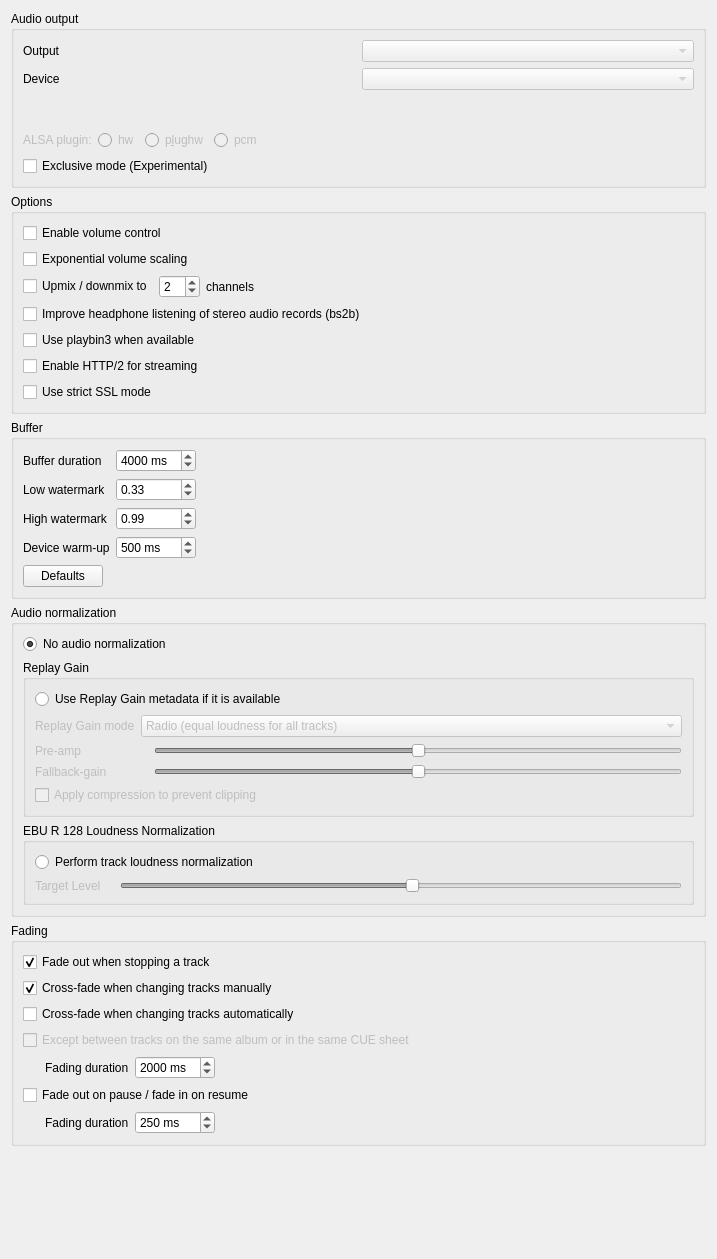
<?xml version="1.0" encoding="UTF-8"?>
<ui version="4.0">
 <class>BackendSettingsPage</class>
 <widget class="QWidget" name="BackendSettingsPage">
  <property name="geometry">
   <rect>
    <x>0</x>
    <y>0</y>
    <width>717</width>
    <height>1259</height>
   </rect>
  </property>
  <property name="windowTitle">
   <string>Backend</string>
  </property>
  <layout class="QVBoxLayout" name="layout_backendsettingspage">
   <item>
    <widget class="QGroupBox" name="groupbox_audio_output">
     <property name="title">
      <string>Audio output</string>
     </property>
     <layout class="QVBoxLayout" name="layout_audio_output">
      <item>
       <layout class="QGridLayout" name="layout_engine_output_device">
        <item row="2" column="0">
         <widget class="QLabel" name="label_output">
          <property name="text">
           <string>Output</string>
          </property>
         </widget>
        </item>
        <item row="3" column="1">
         <widget class="QComboBox" name="combobox_device">
          <property name="enabled">
           <bool>false</bool>
          </property>
          <property name="currentText">
           <string notr="true"/>
          </property>
         </widget>
        </item>
        <item row="3" column="0">
         <widget class="QLabel" name="label_device">
          <property name="text">
           <string>Device</string>
          </property>
         </widget>
        </item>
        <item row="4" column="1">
         <widget class="LineEdit" name="lineedit_device" native="true">
          <property name="enabled">
           <bool>true</bool>
          </property>
          <property name="minimumSize">
           <size>
            <width>0</width>
            <height>28</height>
           </size>
          </property>
          <property name="hint" stdset="0">
           <string/>
          </property>
         </widget>
        </item>
        <item row="2" column="1">
         <widget class="QComboBox" name="combobox_output">
          <property name="enabled">
           <bool>false</bool>
          </property>
          <property name="currentText">
           <string notr="true"/>
          </property>
         </widget>
        </item>
       </layout>
      </item>
      <item>
       <widget class="QWidget" name="widget_alsa_plugin" native="true">
        <property name="enabled">
         <bool>false</bool>
        </property>
        <layout class="QHBoxLayout" name="layout_alsa_plugin">
         <property name="leftMargin">
          <number>0</number>
         </property>
         <property name="topMargin">
          <number>0</number>
         </property>
         <property name="rightMargin">
          <number>0</number>
         </property>
         <property name="bottomMargin">
          <number>0</number>
         </property>
         <item>
          <widget class="QLabel" name="label_alsaplugin">
           <property name="text">
            <string>ALSA plugin:</string>
           </property>
          </widget>
         </item>
         <item>
          <widget class="QRadioButton" name="radiobutton_alsa_hw">
           <property name="enabled">
            <bool>false</bool>
           </property>
           <property name="text">
            <string>hw</string>
           </property>
          </widget>
         </item>
         <item>
          <widget class="QRadioButton" name="radiobutton_alsa_plughw">
           <property name="enabled">
            <bool>false</bool>
           </property>
           <property name="text">
            <string>p&amp;lughw</string>
           </property>
          </widget>
         </item>
         <item>
          <widget class="QRadioButton" name="radiobutton_alsa_pcm">
           <property name="enabled">
            <bool>false</bool>
           </property>
           <property name="text">
            <string>pcm</string>
           </property>
          </widget>
         </item>
         <item>
          <spacer name="spacer_alsaplugin">
           <property name="orientation">
            <enum>Qt::Horizontal</enum>
           </property>
           <property name="sizeHint" stdset="0">
            <size>
             <width>0</width>
             <height>0</height>
            </size>
           </property>
          </spacer>
         </item>
        </layout>
       </widget>
      </item>
      <item>
       <widget class="QWidget" name="widget_exclusive_mode" native="true">
        <layout class="QHBoxLayout" name="layout_exclusive_mode">
         <property name="spacing">
          <number>0</number>
         </property>
         <property name="leftMargin">
          <number>0</number>
         </property>
         <property name="topMargin">
          <number>0</number>
         </property>
         <property name="rightMargin">
          <number>0</number>
         </property>
         <property name="bottomMargin">
          <number>0</number>
         </property>
         <item>
          <widget class="QCheckBox" name="checkbox_exclusive_mode">
           <property name="text">
            <string>Exclusive mode (Experimental)</string>
           </property>
          </widget>
         </item>
         <item>
          <spacer name="spacer_exclusive_mode">
           <property name="orientation">
            <enum>Qt::Horizontal</enum>
           </property>
           <property name="sizeHint" stdset="0">
            <size>
             <width>40</width>
             <height>20</height>
            </size>
           </property>
          </spacer>
         </item>
        </layout>
       </widget>
      </item>
     </layout>
    </widget>
   </item>
   <item>
    <widget class="QGroupBox" name="groupbox_options">
     <property name="title">
      <string>Options</string>
     </property>
     <layout class="QVBoxLayout" name="verticalLayout_2">
      <item>
       <widget class="QCheckBox" name="checkbox_volume_control">
        <property name="text">
         <string>Enable volume control</string>
        </property>
       </widget>
      </item>
      <item>
       <widget class="QCheckBox" name="checkbox_volume_exponential">
        <property name="toolTip">
         <string>Map the volume slider to a decibel scale so that perceived loudness changes evenly. Each 1% step equals 0.5 dB, 100% is 0 dB and 0% is silence.</string>
        </property>
        <property name="text">
         <string>Exponential volume scaling</string>
        </property>
       </widget>
      </item>
      <item>
       <widget class="QWidget" name="widget_channels_enabled" native="true">
        <layout class="QHBoxLayout" name="horizontalLayout">
         <property name="leftMargin">
          <number>0</number>
         </property>
         <property name="topMargin">
          <number>0</number>
         </property>
         <property name="rightMargin">
          <number>0</number>
         </property>
         <property name="bottomMargin">
          <number>0</number>
         </property>
         <item>
          <widget class="QCheckBox" name="checkbox_channels">
           <property name="text">
            <string>Upmix / downmix to</string>
           </property>
          </widget>
         </item>
         <item>
          <widget class="QWidget" name="widget_channels" native="true">
           <layout class="QHBoxLayout" name="horizontalLayout_3">
            <property name="leftMargin">
             <number>0</number>
            </property>
            <property name="topMargin">
             <number>0</number>
            </property>
            <property name="rightMargin">
             <number>0</number>
            </property>
            <property name="bottomMargin">
             <number>0</number>
            </property>
            <item>
             <widget class="QSpinBox" name="spinbox_channels">
              <property name="minimum">
               <number>1</number>
              </property>
              <property name="maximum">
               <number>20</number>
              </property>
              <property name="value">
               <number>2</number>
              </property>
             </widget>
            </item>
            <item>
             <widget class="QLabel" name="label_channels">
              <property name="text">
               <string>channels</string>
              </property>
             </widget>
            </item>
           </layout>
          </widget>
         </item>
         <item>
          <spacer name="spacer_channels">
           <property name="orientation">
            <enum>Qt::Horizontal</enum>
           </property>
           <property name="sizeHint" stdset="0">
            <size>
             <width>40</width>
             <height>20</height>
            </size>
           </property>
          </spacer>
         </item>
        </layout>
       </widget>
      </item>
      <item>
       <widget class="QCheckBox" name="checkbox_bs2b">
        <property name="text">
         <string>Improve headphone listening of stereo audio records (bs2b)</string>
        </property>
       </widget>
      </item>
      <item>
       <widget class="QCheckBox" name="checkbox_playbin3">
        <property name="text">
         <string>Use playbin3 when available</string>
        </property>
       </widget>
      </item>
      <item>
       <widget class="QCheckBox" name="checkbox_http2">
        <property name="toolTip">
         <string>You need to restart NASAQ for this setting to take affect</string>
        </property>
        <property name="text">
         <string>Enable HTTP/2 for streaming</string>
        </property>
       </widget>
      </item>
      <item>
       <widget class="QCheckBox" name="checkbox_strict_ssl">
        <property name="text">
         <string>Use strict SSL mode</string>
        </property>
       </widget>
      </item>
     </layout>
    </widget>
   </item>
   <item>
    <widget class="QGroupBox" name="groupbox_buffer">
     <property name="title">
      <string>Buffer</string>
     </property>
     <layout class="QVBoxLayout" name="verticalLayout">
      <item>
       <layout class="QGridLayout" name="layout_buffer">
        <item row="0" column="1">
         <widget class="QSpinBox" name="spinbox_bufferduration">
          <property name="suffix">
           <string> ms</string>
          </property>
          <property name="maximum">
           <number>60000</number>
          </property>
          <property name="singleStep">
           <number>100</number>
          </property>
          <property name="value">
           <number>4000</number>
          </property>
         </widget>
        </item>
        <item row="2" column="1">
         <widget class="QDoubleSpinBox" name="spinbox_high_watermark">
          <property name="maximum">
           <double>1.000000000000000</double>
          </property>
          <property name="singleStep">
           <double>0.010000000000000</double>
          </property>
          <property name="value">
           <double>0.990000000000000</double>
          </property>
         </widget>
        </item>
        <item row="0" column="0">
         <widget class="QLabel" name="label_bufferduration">
          <property name="text">
           <string>Buffer duration</string>
          </property>
         </widget>
        </item>
        <item row="2" column="0">
         <widget class="QLabel" name="label_highwatermark">
          <property name="text">
           <string>High watermark</string>
          </property>
         </widget>
        </item>
        <item row="1" column="0">
         <widget class="QLabel" name="label_lowwatermark">
          <property name="text">
           <string>Low watermark</string>
          </property>
         </widget>
        </item>
        <item row="1" column="1">
         <widget class="QDoubleSpinBox" name="spinbox_low_watermark">
          <property name="maximum">
           <double>1.000000000000000</double>
          </property>
          <property name="singleStep">
           <double>0.010000000000000</double>
          </property>
          <property name="value">
           <double>0.330000000000000</double>
          </property>
         </widget>
        </item>
        <item row="2" column="2">
         <spacer name="spacer_buffer_3">
          <property name="orientation">
           <enum>Qt::Horizontal</enum>
          </property>
          <property name="sizeHint" stdset="0">
           <size>
            <width>40</width>
            <height>20</height>
           </size>
          </property>
         </spacer>
        </item>
        <item row="1" column="2">
         <spacer name="spacer_buffer_2">
          <property name="orientation">
           <enum>Qt::Horizontal</enum>
          </property>
          <property name="sizeHint" stdset="0">
           <size>
            <width>40</width>
            <height>20</height>
           </size>
          </property>
         </spacer>
        </item>
        <item row="0" column="2">
         <spacer name="spacer_buffer_1">
          <property name="orientation">
           <enum>Qt::Horizontal</enum>
          </property>
          <property name="sizeHint" stdset="0">
           <size>
            <width>40</width>
            <height>20</height>
           </size>
          </property>
         </spacer>
        </item>
        <item row="3" column="0">
         <widget class="QLabel" name="label_device_warmup">
          <property name="text">
           <string>Device warm-up</string>
          </property>
         </widget>
        </item>
        <item row="3" column="1">
         <widget class="QSpinBox" name="spinbox_device_warmup">
          <property name="toolTip">
           <string>Delay between opening the audio device and starting playback, to avoid the start of the track being cut off while the device (DAC) is still becoming ready.  Set to 0 to disable.</string>
          </property>
          <property name="suffix">
           <string> ms</string>
          </property>
          <property name="maximum">
           <number>5000</number>
          </property>
          <property name="singleStep">
           <number>50</number>
          </property>
          <property name="value">
           <number>500</number>
          </property>
         </widget>
        </item>
        <item row="3" column="2">
         <spacer name="spacer_buffer_4">
          <property name="orientation">
           <enum>Qt::Horizontal</enum>
          </property>
          <property name="sizeHint" stdset="0">
           <size>
            <width>40</width>
            <height>20</height>
           </size>
          </property>
         </spacer>
        </item>
       </layout>
      </item>
      <item>
       <layout class="QHBoxLayout" name="layout_buffer_defaults">
        <item>
         <widget class="QPushButton" name="button_buffer_defaults">
          <property name="text">
           <string>Defaults</string>
          </property>
         </widget>
        </item>
        <item>
         <spacer name="spacer_buffer_defaults">
          <property name="orientation">
           <enum>Qt::Horizontal</enum>
          </property>
          <property name="sizeHint" stdset="0">
           <size>
            <width>40</width>
            <height>20</height>
           </size>
          </property>
         </spacer>
        </item>
       </layout>
      </item>
     </layout>
    </widget>
   </item>
   <item>
    <widget class="QGroupBox" name="groupbox_audio_normalization">
     <property name="title">
      <string>Audio normalization</string>
     </property>
     <layout class="QVBoxLayout" name="verticalLayout_3">
      <item>
       <widget class="QRadioButton" name="radiobutton_no_audio_normalization">
        <property name="text">
         <string>No audio normalization</string>
        </property>
        <property name="checked">
         <bool>true</bool>
        </property>
        <attribute name="buttonGroup">
         <string notr="true">buttonGroup_audio_normalization</string>
        </attribute>
       </widget>
      </item>
      <item>
       <widget class="QGroupBox" name="groupbox_replaygain">
        <property name="enabled">
         <bool>true</bool>
        </property>
        <property name="title">
         <string>Replay Gain</string>
        </property>
        <layout class="QVBoxLayout" name="layout_replay_gain">
         <item>
          <widget class="QRadioButton" name="radiobutton_replaygain">
           <property name="enabled">
            <bool>true</bool>
           </property>
           <property name="text">
            <string>Use Replay Gain metadata if it is available</string>
           </property>
           <attribute name="buttonGroup">
            <string notr="true">buttonGroup_audio_normalization</string>
           </attribute>
          </widget>
         </item>
         <item>
          <widget class="QWidget" name="widget_replaygain" native="true">
           <property name="enabled">
            <bool>false</bool>
           </property>
           <layout class="QFormLayout" name="formLayout_4">
            <property name="leftMargin">
             <number>0</number>
            </property>
            <property name="topMargin">
             <number>0</number>
            </property>
            <property name="rightMargin">
             <number>0</number>
            </property>
            <property name="bottomMargin">
             <number>0</number>
            </property>
            <item row="0" column="0">
             <widget class="QLabel" name="label_regainmode">
              <property name="text">
               <string>Replay Gain mode</string>
              </property>
             </widget>
            </item>
            <item row="0" column="1">
             <widget class="QComboBox" name="combobox_replaygainmode">
              <item>
               <property name="text">
                <string>Radio (equal loudness for all tracks)</string>
               </property>
              </item>
              <item>
               <property name="text">
                <string>Album (ideal loudness for all tracks)</string>
               </property>
              </item>
             </widget>
            </item>
            <item row="1" column="0">
             <widget class="QLabel" name="label_preamp">
              <property name="text">
               <string>Pre-amp</string>
              </property>
             </widget>
            </item>
            <item row="1" column="1">
             <layout class="QHBoxLayout" name="layout_replayagainpreamp">
              <item>
               <widget class="QLabel" name="label_replaygainpreamp"/>
              </item>
              <item>
               <widget class="StickySlider" name="stickyslider_replaygainpreamp">
                <property name="maximum">
                 <number>1200</number>
                </property>
                <property name="value">
                 <number>600</number>
                </property>
                <property name="orientation">
                 <enum>Qt::Horizontal</enum>
                </property>
                <property name="sticky_center" stdset="0">
                 <number>600</number>
                </property>
               </widget>
              </item>
             </layout>
            </item>
            <item row="4" column="0" colspan="2">
             <widget class="QCheckBox" name="checkbox_replaygaincompression">
              <property name="text">
               <string>Apply compression to prevent clipping</string>
              </property>
             </widget>
            </item>
            <item row="2" column="1">
             <layout class="QHBoxLayout" name="layout_replaygainfallbackgain">
              <item>
               <widget class="QLabel" name="label_replaygainfallbackgain"/>
              </item>
              <item>
               <widget class="StickySlider" name="stickyslider_replaygainfallbackgain">
                <property name="minimum">
                 <number>0</number>
                </property>
                <property name="maximum">
                 <number>1200</number>
                </property>
                <property name="value">
                 <number>600</number>
                </property>
                <property name="orientation">
                 <enum>Qt::Horizontal</enum>
                </property>
                <property name="sticky_center" stdset="0">
                 <number>600</number>
                </property>
               </widget>
              </item>
             </layout>
            </item>
            <item row="2" column="0">
             <widget class="QLabel" name="label_fallbackgain">
              <property name="text">
               <string>Fallback-gain</string>
              </property>
             </widget>
            </item>
           </layout>
          </widget>
         </item>
        </layout>
       </widget>
      </item>
      <item>
       <widget class="QGroupBox" name="groupbox_ebur128">
        <property name="enabled">
         <bool>true</bool>
        </property>
        <property name="title">
         <string>EBU R 128 Loudness Normalization</string>
        </property>
        <layout class="QVBoxLayout" name="layout_ebur128">
         <item>
          <widget class="QRadioButton" name="radiobutton_ebur128_loudness_normalization">
           <property name="enabled">
            <bool>true</bool>
           </property>
           <property name="text">
            <string>Perform track loudness normalization</string>
           </property>
           <attribute name="buttonGroup">
            <string notr="true">buttonGroup_audio_normalization</string>
           </attribute>
          </widget>
         </item>
         <item>
          <widget class="QWidget" name="widget_ebur128" native="true">
           <property name="enabled">
            <bool>false</bool>
           </property>
           <layout class="QFormLayout" name="formLayout_ebur128">
            <property name="leftMargin">
             <number>0</number>
            </property>
            <property name="topMargin">
             <number>0</number>
            </property>
            <property name="rightMargin">
             <number>0</number>
            </property>
            <property name="bottomMargin">
             <number>0</number>
            </property>
            <item row="0" column="0">
             <widget class="QLabel" name="label_ebur128_target_level_label">
              <property name="text">
               <string>Target Level</string>
              </property>
             </widget>
            </item>
            <item row="0" column="1">
             <layout class="QHBoxLayout" name="layout_ebur128_target_level">
              <item>
               <widget class="QLabel" name="label_ebur128_target_level"/>
              </item>
              <item>
               <widget class="StickySlider" name="stickyslider_ebur128_target_level">
                <property name="minimum">
                 <number>-480</number>
                </property>
                <property name="maximum">
                 <number>0</number>
                </property>
                <property name="value">
                 <number>-230</number>
                </property>
                <property name="orientation">
                 <enum>Qt::Horizontal</enum>
                </property>
                <property name="sticky_center" stdset="0">
                 <number>-230</number>
                </property>
               </widget>
              </item>
             </layout>
            </item>
           </layout>
          </widget>
         </item>
        </layout>
       </widget>
      </item>
     </layout>
    </widget>
   </item>
   <item>
    <widget class="QGroupBox" name="groupbox_fading">
     <property name="title">
      <string>Fading</string>
     </property>
     <layout class="QVBoxLayout" name="layout_fading">
      <item>
       <widget class="QCheckBox" name="checkbox_fadeout_stop">
        <property name="text">
         <string>Fade out when stopping a track</string>
        </property>
        <property name="checked">
         <bool>true</bool>
        </property>
       </widget>
      </item>
      <item>
       <widget class="QCheckBox" name="checkbox_fadeout_cross">
        <property name="text">
         <string>Cross-fade when changing tracks manually</string>
        </property>
        <property name="checked">
         <bool>true</bool>
        </property>
       </widget>
      </item>
      <item>
       <widget class="QCheckBox" name="checkbox_fadeout_auto">
        <property name="text">
         <string>Cross-fade when changing tracks automatically</string>
        </property>
       </widget>
      </item>
      <item>
       <widget class="QCheckBox" name="checkbox_fadeout_samealbum">
        <property name="enabled">
         <bool>false</bool>
        </property>
        <property name="text">
         <string>Except between tracks on the same album or in the same CUE sheet</string>
        </property>
       </widget>
      </item>
      <item>
       <widget class="QWidget" name="widget_fading_options" native="true">
        <layout class="QHBoxLayout" name="horizontalLayout_2">
         <property name="leftMargin">
          <number>0</number>
         </property>
         <property name="topMargin">
          <number>0</number>
         </property>
         <property name="rightMargin">
          <number>0</number>
         </property>
         <property name="bottomMargin">
          <number>0</number>
         </property>
         <item>
          <widget class="QLabel" name="label_fadingduration_1">
           <property name="text">
            <string>Fading duration</string>
           </property>
           <property name="indent">
            <number>22</number>
           </property>
          </widget>
         </item>
         <item>
          <widget class="QSpinBox" name="spinbox_fadeduration">
           <property name="suffix">
            <string> ms</string>
           </property>
           <property name="maximum">
            <number>10000</number>
           </property>
           <property name="singleStep">
            <number>1000</number>
           </property>
           <property name="value">
            <number>2000</number>
           </property>
          </widget>
         </item>
         <item>
          <spacer name="spacer_fading_1">
           <property name="orientation">
            <enum>Qt::Horizontal</enum>
           </property>
           <property name="sizeHint" stdset="0">
            <size>
             <width>257</width>
             <height>20</height>
            </size>
           </property>
          </spacer>
         </item>
        </layout>
       </widget>
      </item>
      <item>
       <widget class="QCheckBox" name="checkbox_fadeout_pauseresume">
        <property name="text">
         <string>Fade out on pause / fade in on resume</string>
        </property>
       </widget>
      </item>
      <item>
       <layout class="QHBoxLayout" name="layout_fading_duration">
        <item>
         <widget class="QLabel" name="label_fading_duration_1">
          <property name="text">
           <string>Fading duration</string>
          </property>
          <property name="indent">
           <number>22</number>
          </property>
         </widget>
        </item>
        <item>
         <widget class="QSpinBox" name="spinbox_fadeduration_pauseresume">
          <property name="suffix">
           <string> ms</string>
          </property>
          <property name="maximum">
           <number>10000</number>
          </property>
          <property name="singleStep">
           <number>50</number>
          </property>
          <property name="value">
           <number>250</number>
          </property>
         </widget>
        </item>
        <item>
         <spacer name="spacer_fading_duration_1">
          <property name="orientation">
           <enum>Qt::Horizontal</enum>
          </property>
          <property name="sizeHint" stdset="0">
           <size>
            <width>40</width>
            <height>20</height>
           </size>
          </property>
         </spacer>
        </item>
       </layout>
      </item>
     </layout>
    </widget>
   </item>
   <item>
    <spacer name="spacer_bottom">
     <property name="orientation">
      <enum>Qt::Vertical</enum>
     </property>
     <property name="sizeHint" stdset="0">
      <size>
       <width>0</width>
       <height>0</height>
      </size>
     </property>
    </spacer>
   </item>
  </layout>
 </widget>
 <customwidgets>
  <customwidget>
   <class>StickySlider</class>
   <extends>QSlider</extends>
   <header>widgets/stickyslider.h</header>
  </customwidget>
  <customwidget>
   <class>LineEdit</class>
   <extends>QWidget</extends>
   <header>widgets/lineedit.h</header>
  </customwidget>
 </customwidgets>
 <tabstops>
  <tabstop>combobox_output</tabstop>
  <tabstop>combobox_device</tabstop>
  <tabstop>radiobutton_alsa_hw</tabstop>
  <tabstop>radiobutton_alsa_plughw</tabstop>
  <tabstop>radiobutton_alsa_pcm</tabstop>
  <tabstop>checkbox_exclusive_mode</tabstop>
  <tabstop>checkbox_volume_control</tabstop>
  <tabstop>checkbox_volume_exponential</tabstop>
  <tabstop>checkbox_channels</tabstop>
  <tabstop>spinbox_channels</tabstop>
  <tabstop>checkbox_bs2b</tabstop>
  <tabstop>checkbox_playbin3</tabstop>
  <tabstop>checkbox_http2</tabstop>
  <tabstop>checkbox_strict_ssl</tabstop>
  <tabstop>spinbox_bufferduration</tabstop>
  <tabstop>spinbox_low_watermark</tabstop>
  <tabstop>spinbox_high_watermark</tabstop>
  <tabstop>spinbox_device_warmup</tabstop>
  <tabstop>button_buffer_defaults</tabstop>
  <tabstop>radiobutton_no_audio_normalization</tabstop>
  <tabstop>radiobutton_replaygain</tabstop>
  <tabstop>combobox_replaygainmode</tabstop>
  <tabstop>stickyslider_replaygainpreamp</tabstop>
  <tabstop>stickyslider_replaygainfallbackgain</tabstop>
  <tabstop>checkbox_replaygaincompression</tabstop>
  <tabstop>radiobutton_ebur128_loudness_normalization</tabstop>
  <tabstop>stickyslider_ebur128_target_level</tabstop>
  <tabstop>checkbox_fadeout_stop</tabstop>
  <tabstop>checkbox_fadeout_cross</tabstop>
  <tabstop>checkbox_fadeout_auto</tabstop>
  <tabstop>checkbox_fadeout_samealbum</tabstop>
  <tabstop>spinbox_fadeduration</tabstop>
  <tabstop>checkbox_fadeout_pauseresume</tabstop>
  <tabstop>spinbox_fadeduration_pauseresume</tabstop>
 </tabstops>
 <resources/>
 <connections>
  <connection>
   <sender>radiobutton_ebur128_loudness_normalization</sender>
   <signal>toggled(bool)</signal>
   <receiver>widget_ebur128</receiver>
   <slot>setEnabled(bool)</slot>
   <hints>
    <hint type="sourcelabel">
     <x>429</x>
     <y>835</y>
    </hint>
    <hint type="destinationlabel">
     <x>429</x>
     <y>890</y>
    </hint>
   </hints>
  </connection>
  <connection>
   <sender>radiobutton_replaygain</sender>
   <signal>toggled(bool)</signal>
   <receiver>widget_replaygain</receiver>
   <slot>setEnabled(bool)</slot>
   <hints>
    <hint type="sourcelabel">
     <x>429</x>
     <y>640</y>
    </hint>
    <hint type="destinationlabel">
     <x>429</x>
     <y>717</y>
    </hint>
   </hints>
  </connection>
 </connections>
 <buttongroups>
  <buttongroup name="buttonGroup_audio_normalization">
   <property name="exclusive">
    <bool>true</bool>
   </property>
  </buttongroup>
 </buttongroups>
</ui>
